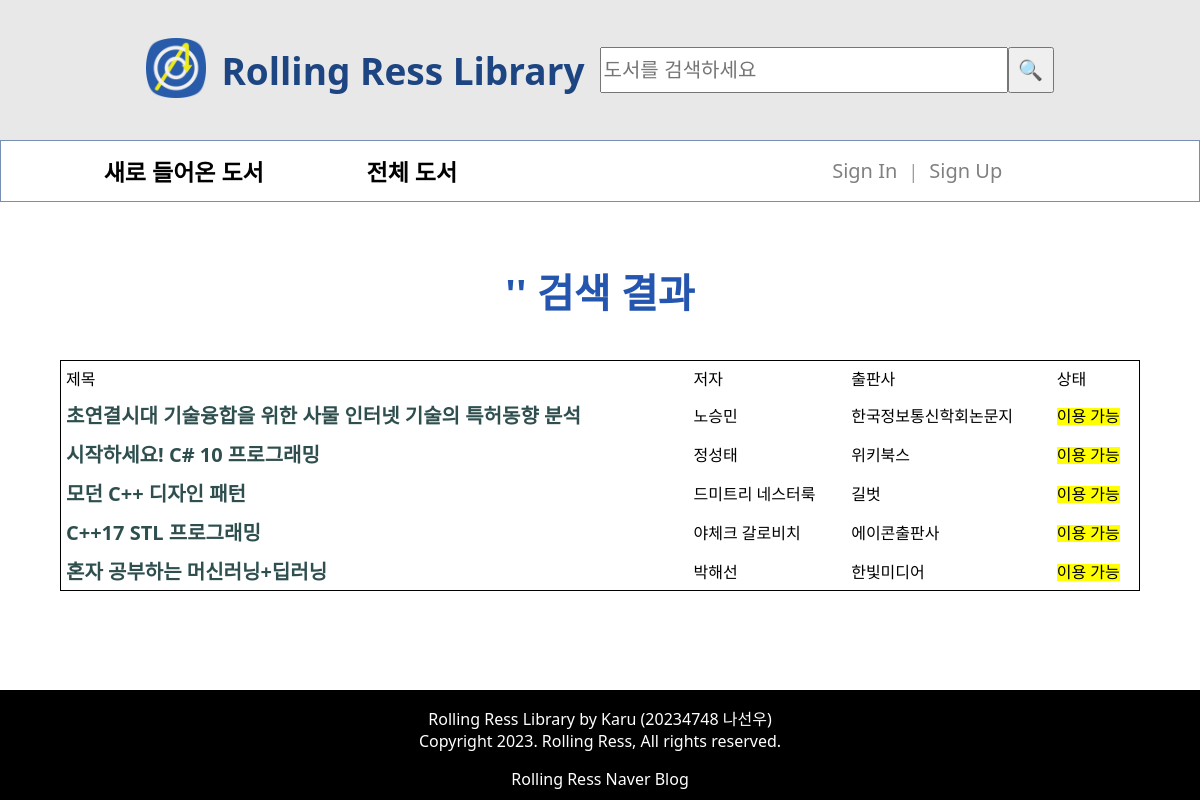
The app's page /books/search.php, older data.
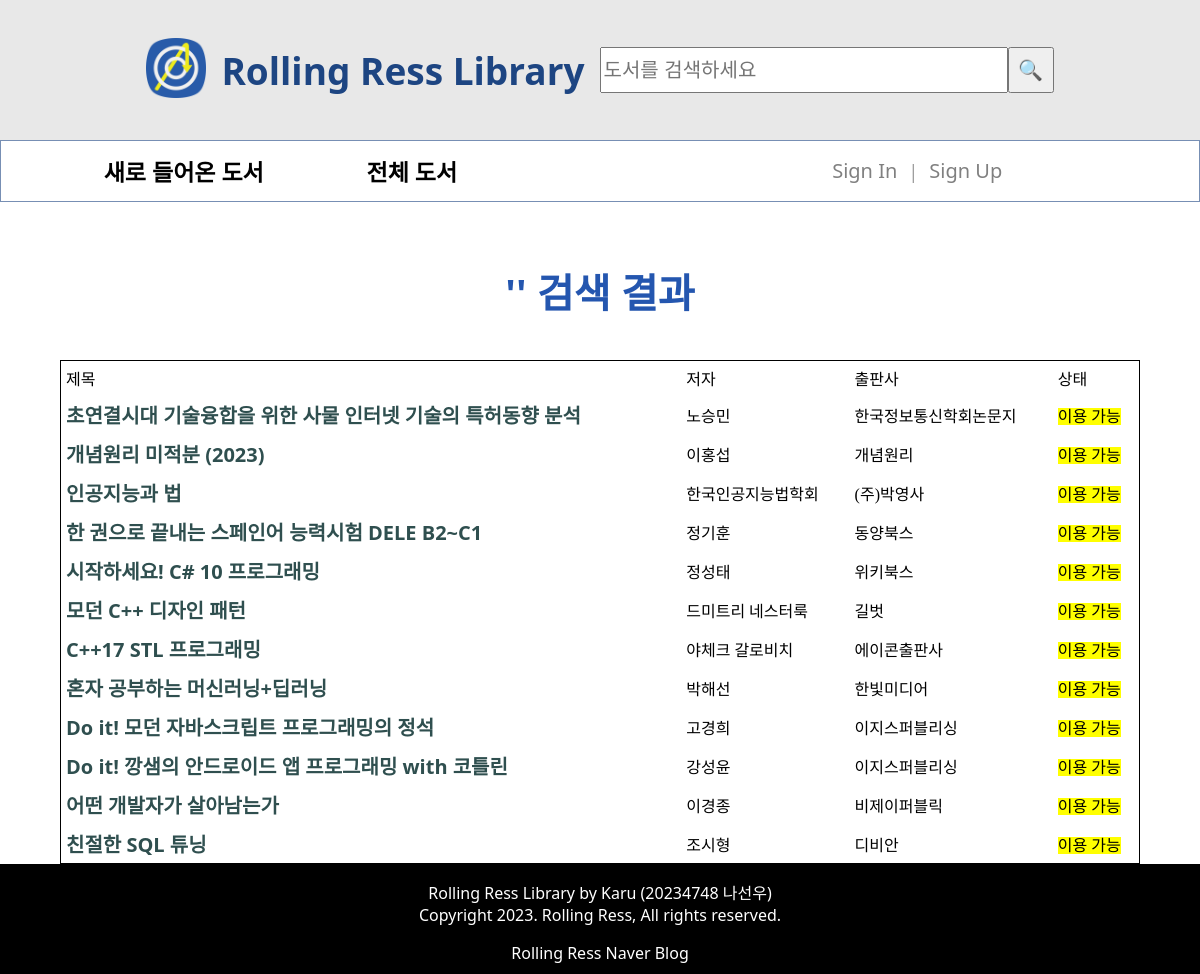
The same page, newer data.
### tables this page shows
CREATE TABLE `bookinfo` (
  `isbn` bigint NOT NULL,
  `title` varchar(80) NOT NULL,
  `author` varchar(45) NOT NULL,
  `publisher` varchar(45) NOT NULL,
  `takenby` varchar(45) DEFAULT NULL,
  `uploaded` date DEFAULT NULL,
  PRIMARY KEY (`isbn`)
);

### books/search.php (the view, shortened to what this page needs)
<?php
    include '../db/connect.php';
    $search_query = $_GET['search'];
    $search_query_refined = preg_replace('/\s+/', ' ', $search_query);
    $search_words = explode(" ", $search_query_refined);
    $query = "SELECT * FROM bookinfo ";
    $first = true;
    foreach ($search_words as &$word) {
        $query .= ($first ? "WHERE" : "AND") . " title LIKE '%$word%' ";
        $first = false;
    }
    $stmt = $connect->prepare($query);
    $stmt->execute();
    $result = $stmt->get_result();
    $is_admin = $_COOKIE['userlevel'] ?? "" == 'admin';
?>
<!DOCTYPE html>
<html lang="ko">
<head>
    <link rel="stylesheet" href="/styles/pages/listall.css">
    <link rel="stylesheet" href="/styles/form.css">
    <link rel="stylesheet" href="/styles/attribute.css">
    <link rel="stylesheet" href="/styles/part/header.css">
    <link rel="stylesheet" href="/styles/part/nav.css">
    <link rel="stylesheet" href="/styles/part/footer.css">
</head>
<body>
    <div id="wrap">
        <header include-html="/htmls/header.html"></header>
        <nav include-html="/htmls/nav.html"></nav>
        <article>
            <h1 id="article_title">'<? echo $search_query?>' 검색 결과</h1>
            <table cellspacing="0" cellpadding="5">
                <tr>
                    <td>제목</td>
                    <td>저자</td>
                    <td>출판사</td>
                    <td>상태</td>
                </tr>
                <?php while ($row = $result->fetch_array()): ?>
                    <tr>
                    <td>
                        <?php if ($is_admin): ?>
                            <a href='/manage/about.php?isbn=<? echo $row['isbn'] ?>'>
                        <?php else: ?>
                            <a href='/books/about.php?isbn=<? echo $row['isbn'] ?>'>
                        <?php endif; ?>
                        <span class='book_title'><? echo $row['title'] ?></span>
                        </a>
                    </td>
                    <td><? echo $row['author'] ?></td>
                    <td><? echo $row['publisher'] ?></td>
                    <?php if (empty($row['takenby'])): ?>
                        <td><mark>이용 가능</mark></td>
                        <? else: ?>
                        <td><? echo $row['takenby']?></td>
                        <? endif ?>
                    </tr>
            <?php endwhile ?>
            </table>
        </article>
    </div>
    <footer include-html="/htmls/footer.html"></footer>
</body>
</html>

### styles/pages/listall.css (style rules this page uses)
html, body { padding: 0; margin: 0; }
article { display: flex; flex-direction: column; }
h1 { font-size: 30px; text-align: center; color: #1D4582; margin-top: 20px; }
table { width: 90%; align-self: center; border: 1px solid; border-collapse:collapse; }
a[href] { text-decoration: none; }
.book_title { font-size: 20px; color : darkslategrey; font-weight: bold; }

### styles/form.css (style rules this page uses)
article { overflow: auto; }
h1 { color: #144AA9EE; font-family: 'Segoe UI', Tahoma, Verdana, sans-serif; text-align: center; margin-bottom: 40px; font-size: 40px; margin-top: 60px; }
a, p { font-family: 'Segoe UI', Tahoma, Geneva, Verdana, sans-serif; text-align: center; }

### styles/part/header.css (style rules this page uses)
header { display: flex; flex-direction: row; flex-wrap: nowrap; justify-content:center; align-items: center; align-content: space-between; height: 140px; width: 100%; background-color: #55555522; }

### styles/part/nav.css (style rules this page uses)
nav { display: flex; flex-direction: row; flex-wrap: nowrap; align-items: center; align-content: space-between; justify-content: space-evenly; height: 60px; border: 1px solid #1D458299; }
a.user, span { color: grey; text-decoration: none; font-size: 20px; }

### styles/part/footer.css (style rules this page uses)
body { min-height: 100vh; margin: 0; position: relative; }
body::after { content: ''; display: block; height: 110px; }
footer { position: absolute; bottom: 0; width: 100%; height: 110px; background-color: black; }

Row changes from the older to the newer data that the page shows:
added bookinfo: title "개념원리 미적분 (2023)", author "이홍섭", publisher "개념원리", shows "이용 가능"
added bookinfo: title "인공지능과 법", author "한국인공지능법학회", publisher "(주)박영사", shows "이용 가능"
added bookinfo: title "한 권으로 끝내는 스페인어 능력시험 DELE B2~C1", author "정기훈", publisher "동양북스", shows "이용 가능"
added bookinfo: title "Do it! 모던 자바스크립트 프로그래밍의 정석", author "고경희", publisher "이지스퍼블리싱", shows "이용 가능"
added bookinfo: title "Do it! 깡샘의 안드로이드 앱 프로그래밍 with 코틀린", author "강성윤", publisher "이지스퍼블리싱", shows "이용 가능"
added bookinfo: title "어떤 개발자가 살아남는가", author "이경종", publisher "비제이퍼블릭", shows "이용 가능"
added bookinfo: title "친절한 SQL 튜닝", author "조시형", publisher "디비안", shows "이용 가능"
